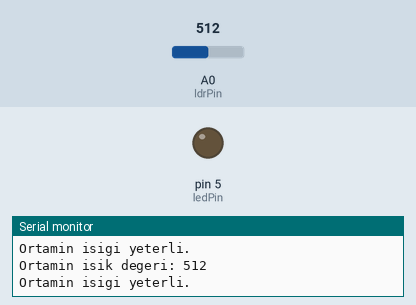
Bench run of a sketch on a simulated Arduino Uno, built with avr-gcc and run on an emulated ATmega328P. On the bench: output pins drawn as LEDs (lit = HIGH), the last lines printed to the serial monitor. The inputs (shaded band) are chosen by the test bench; at power-on: A0 (ldrPin) = 512.

Above: at 1.8 s.
1.9 s: A0 (ldrPin) set to 412
3.4 s: A0 (ldrPin) set to 387
At 4.4 s:
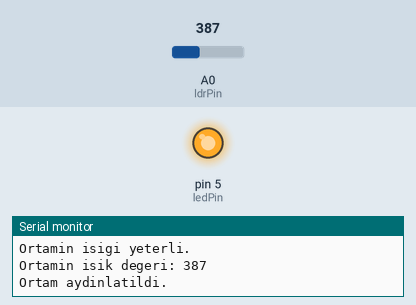
5.5 s: A0 (ldrPin) set to 410
At 7.1 s:
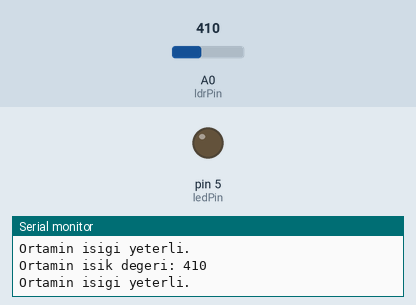
7.5 s: A0 (ldrPin) set to 390
At 8.7 s:
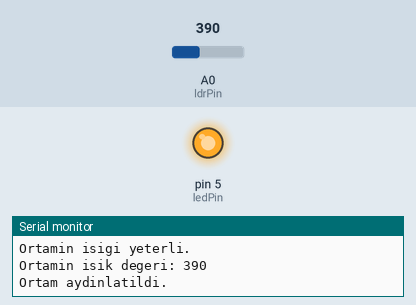
Timing chart, 0 to 10.5 s (numbered marks = the images above; inputs shaded):
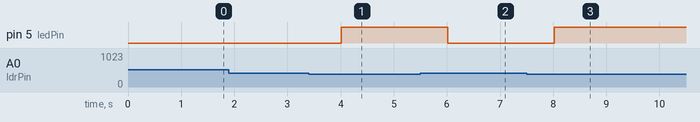

The sketch:

LDR_GECE_LAMBAS_.ino
```cpp
int ledPin =5;
int ldrPin=A0;
int esikDeger=400;

void setup() {
  pinMode(5, OUTPUT);
  pinMode(A0, INPUT);
  Serial.begin(9600);
  Serial.println("LDR degeri ile led yakma");
}

void loop() {
  int isikDeger = analogRead(A0);
  Serial.print("Ortamin isik degeri: ");
  Serial.println(isikDeger);
  if(isikDeger<esikDeger){
    digitalWrite(5, HIGH);
    Serial.println("Ortam aydinlatildi.");
  }
  else{
    digitalWrite(5, LOW);
    Serial.println("Ortamin isigi yeterli.");
  }
  delay(1000);
}
```

Measured:
- the behaviour switches between 400 and 399 on A0 (ldrPin) (found by bisection; images 0 and 1)
- after the input at 3.4 s, pin 5 (ledPin): LOW → HIGH after 0.61 s
- after the input at 5.5 s, pin 5 (ledPin): HIGH → LOW after 0.52 s
- after the input at 7.5 s, pin 5 (ledPin): LOW → HIGH after 0.52 s
